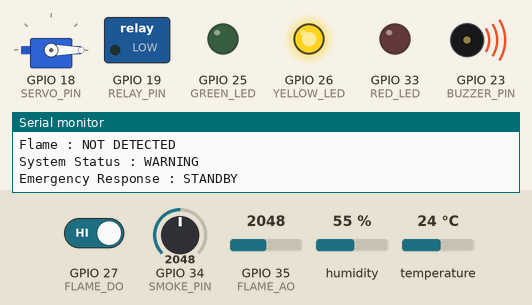
This sketch was run on a simulated ESP32. Shown: servo, switched loads named in the sketch (green lamp = pin HIGH), output pins drawn as LEDs (lit = HIGH), buzzer (waves = sounding), the last lines printed to the serial monitor. Inputs (shaded band) come from the test bench; at power-on: GPIO 34 (SMOKE_PIN) = 2048, GPIO 27 (FLAME_DO) HIGH, GPIO 35 (FLAME_AO) = 2048, humidity 55 %, temperature 24 °C.

Above: at 1.8 s.
1.9 s: GPIO 34 (SMOKE_PIN) set to 1987
At 2.9 s:
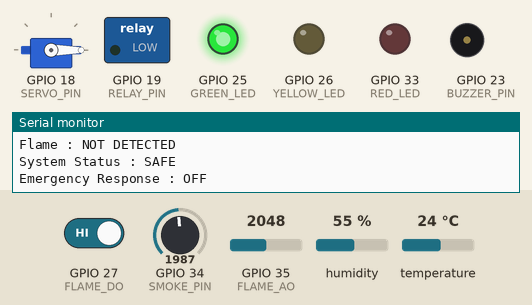
3.5 s: GPIO 27 (FLAME_DO) driven LOW
At 4.9 s:
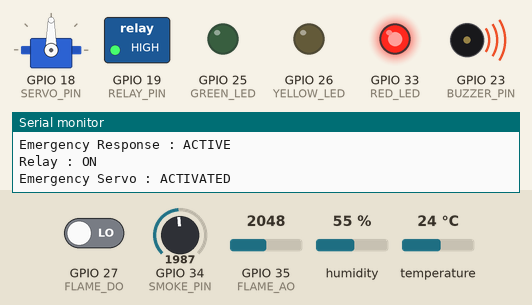
5.6 s: GPIO 27 (FLAME_DO) driven HIGH
At 6.8 s:
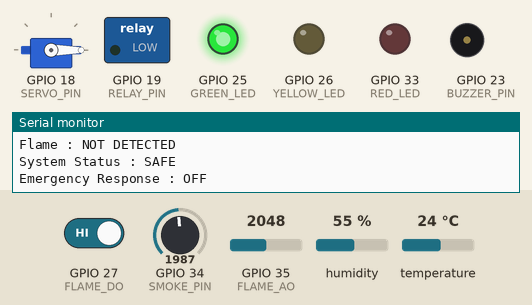
7.6 s: GPIO 34 (SMOKE_PIN) set to 2866
At 8.5 s:
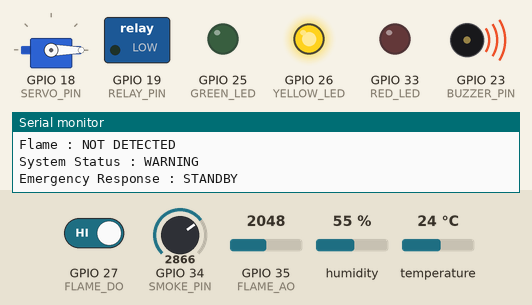
Timing chart, 0 to 10.6 s (numbered marks = the images above; inputs shaded):
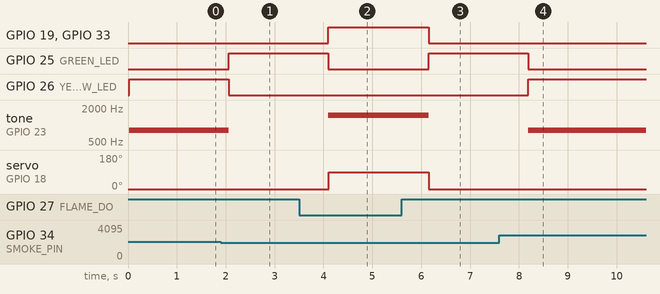

Measured:
- the behaviour switches between 2048 and 2047 on GPIO 34 (SMOKE_PIN) (found by bisection; images 0 and 1)
- after the input at 1.9 s, GPIO 25 (GREEN_LED): LOW → HIGH after 0.16 s; GPIO 26 (YELLOW_LED): HIGH → LOW after 0.16 s; tone on GPIO 23 (BUZZER_PIN): 800 Hz → silent after 0.16 s
- after the input at 3.5 s, GPIO 19 (RELAY_PIN), GPIO 33 (RED_LED): LOW → HIGH after 0.60 s; GPIO 25 (GREEN_LED): HIGH → LOW after 0.60 s; tone on GPIO 23 (BUZZER_PIN): silent → 1500 Hz after 0.60 s; servo on GPIO 18 (SERVO_PIN): 0° → 90° after 0.61 s
- after the input at 5.6 s, GPIO 19 (RELAY_PIN), GPIO 33 (RED_LED): HIGH → LOW after 0.55 s; GPIO 25 (GREEN_LED): LOW → HIGH after 0.55 s; tone on GPIO 23 (BUZZER_PIN): 1500 Hz → silent after 0.55 s; servo on GPIO 18 (SERVO_PIN): 90° → 0° after 0.55 s
- after the input at 7.6 s, GPIO 25 (GREEN_LED): HIGH → LOW after 0.59 s; GPIO 26 (YELLOW_LED): LOW → HIGH after 0.59 s; tone on GPIO 23 (BUZZER_PIN): silent → 800 Hz after 0.59 s

The sketch:

ESP32_Smart_Fire_Detection_System.ino
```cpp
#include <DHTesp.h>
#include <ESP32Servo.h>


#define DHT_PIN 15
#define SMOKE_PIN 34
#define FLAME_DO 27
#define FLAME_AO 35


#define BUZZER_PIN 23
#define GREEN_LED 25
#define YELLOW_LED 26
#define RED_LED 33
#define SERVO_PIN 18
#define RELAY_PIN 19

DHTesp dhtSensor;
Servo emergencyServo;

void setup() {
  Serial.begin(115200);


  dhtSensor.setup(DHT_PIN, DHTesp::DHT22);


  pinMode(SMOKE_PIN, INPUT);
  pinMode(FLAME_DO, INPUT);
  pinMode(FLAME_AO, INPUT);


  pinMode(BUZZER_PIN, OUTPUT);
  pinMode(GREEN_LED, OUTPUT);
  pinMode(YELLOW_LED, OUTPUT);
  pinMode(RED_LED, OUTPUT);
  pinMode(RELAY_PIN, OUTPUT);


  emergencyServo.attach(SERVO_PIN);
  emergencyServo.write(0);

  digitalWrite(RELAY_PIN, LOW);

  Serial.println("====================================");
  Serial.println("SMART FIRE DETECTION SYSTEM");
  Serial.println("ESP32 EMERGENCY RESPONSE SYSTEM");
  Serial.println("====================================");
}

void loop() {

  TempAndHumidity data = dhtSensor.getTempAndHumidity();

  float temperature = data.temperature;

  int smokeRaw = analogRead(SMOKE_PIN);
  int smokeLevel = map(smokeRaw, 0, 4095, 0, 100);

  int flameDigital = digitalRead(FLAME_DO);
  int flameAnalog = analogRead(FLAME_AO);

  bool flameDetected = (flameDigital == LOW);

  Serial.println("------------------------------------");

  Serial.print("Temperature : ");
  Serial.print(temperature);
  Serial.println(" C");

  Serial.print("Smoke Level : ");
  Serial.print(smokeLevel);
  Serial.println("%");

  Serial.print("Flame Analog : ");
  Serial.println(flameAnalog);

  Serial.print("Flame : ");

  if (flameDetected) {
    Serial.println("DETECTED");
  } else {
    Serial.println("NOT DETECTED");
  }


  if ((temperature >= 60 && smokeLevel >= 70) || flameDetected) {

    digitalWrite(GREEN_LED, LOW);
    digitalWrite(YELLOW_LED, LOW);
    digitalWrite(RED_LED, HIGH);

    digitalWrite(RELAY_PIN, HIGH);

    tone(BUZZER_PIN, 1500);

    emergencyServo.write(90);

    Serial.println("System Status : FIRE EMERGENCY");
    Serial.println("Emergency Response : ACTIVE");
    Serial.println("Relay : ON");
    Serial.println("Emergency Servo : ACTIVATED");
  }


  else if (temperature >= 45 || smokeLevel >= 50) {

    digitalWrite(GREEN_LED, LOW);
    digitalWrite(YELLOW_LED, HIGH);
    digitalWrite(RED_LED, LOW);

    digitalWrite(RELAY_PIN, LOW);

    tone(BUZZER_PIN, 800);

    emergencyServo.write(0);

    Serial.println("System Status : WARNING");
    Serial.println("Emergency Response : STANDBY");
  }


  else {

    digitalWrite(GREEN_LED, HIGH);
    digitalWrite(YELLOW_LED, LOW);
    digitalWrite(RED_LED, LOW);

    digitalWrite(RELAY_PIN, LOW);

    noTone(BUZZER_PIN);

    emergencyServo.write(0);

    Serial.println("System Status : SAFE");
    Serial.println("Emergency Response : OFF");
  }

  delay(1000);
}
```
